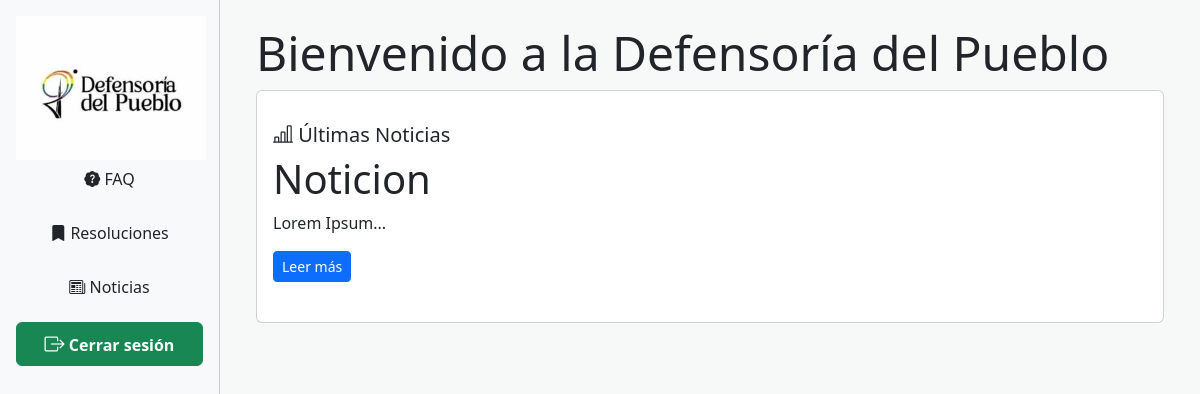
The page /principal/index.php on the database as committed earlier.
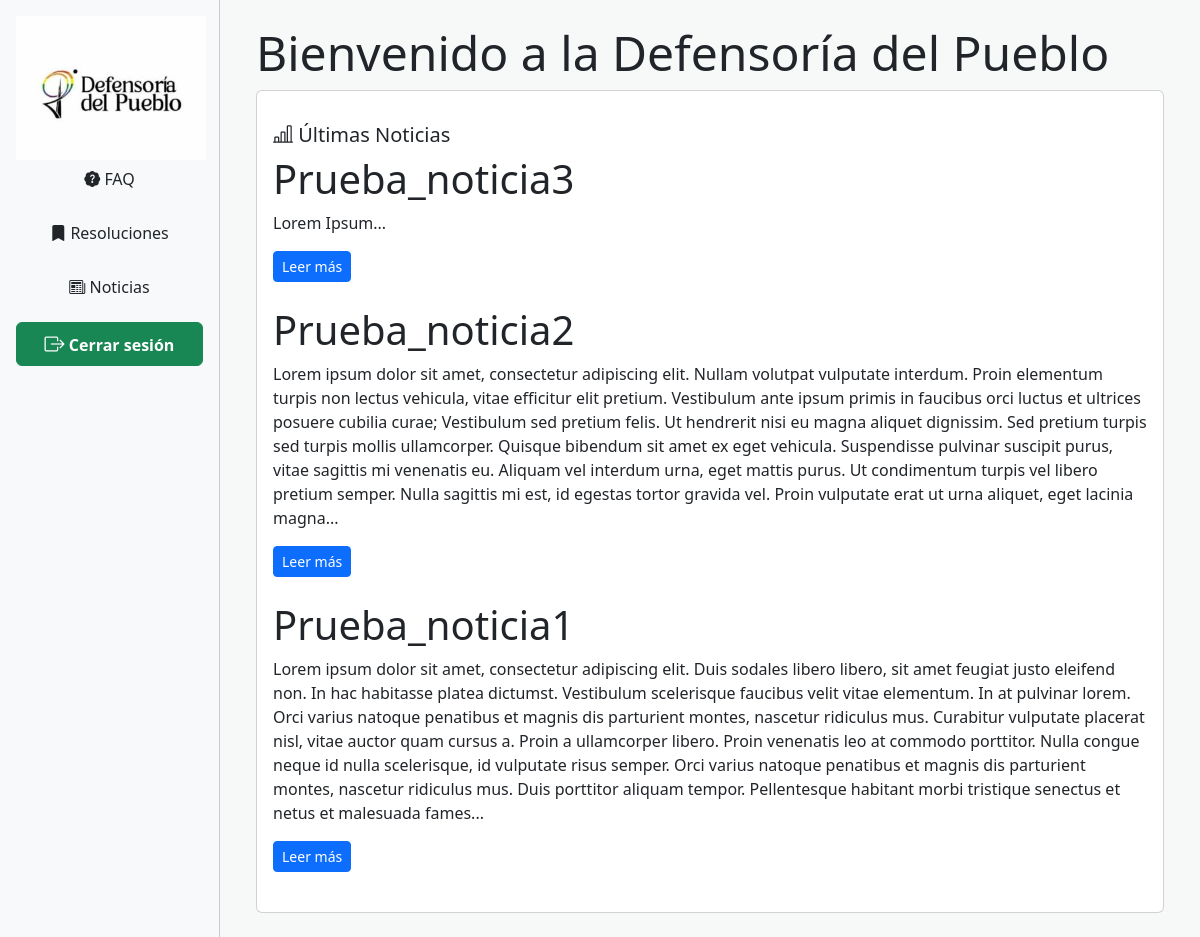
The same page on the database as committed later.
### tables this page shows
CREATE TABLE `noticias` (
  `noticia_id` int(10) UNSIGNED NOT NULL,
  `titulo` varchar(100) NOT NULL,
  `contenido` text NOT NULL,
  `fecha_creacion` datetime NOT NULL DEFAULT current_timestamp(),
  `fecha_publicacion` datetime NOT NULL,
  `fecha_finalizacion` datetime NOT NULL,
  `autor` varchar(50) NOT NULL,
  `foto` varchar(50) DEFAULT NULL COMMENT 'Guarda el nombre de la foto',
  `estado` tinyint(4) NOT NULL DEFAULT 1
);

### vistas/principal/principal.php (the view, shortened to what this page needs)
<?php
$sql_noticia = "SELECT noticia_id, titulo, contenido, fecha_publicacion FROM noticias ORDER BY fecha_creacion DESC LIMIT 3";
$resultado_not = mysqli_query($link, $sql_noticia);
?>
<div class="container">
    <div class="row">
        <h1 class="display-5">Bienvenido a la Defensoría del Pueblo</h1>
        <div class="col">
            <div class="col">
                <div class="card">
                    <div class="card-body mt-3">
                        <h5 class="card-title"><i class="bi bi-bar-chart-line"></i>&nbsp;Últimas Noticias</h5>
                        <?php
                        while ($noticia = mysqli_fetch_assoc($resultado_not)) {
                            $resumen = implode(' ', array_slice(explode(' ', strip_tags($noticia['contenido'])), 0, 100));
                            echo
                            '<div class="mb-4">
                                    <h6 class="display-6">' . htmlspecialchars($noticia['titulo']) . '</h6>
                                    <p>' . $resumen . '...</p>
                                    <a href="?vista=noticia&id=' . $noticia['noticia_id'] . '" class="btn btn-sm btn-primary">Leer más</a>
                            </div>';
                        }
                        ?>
                    </div>
                </div>
            </div>
        </div>
    </div>
</div>

Rows that differ between the two databases and show on the page:
no longer on this page (row edited): noticias: titulo "Noticion", contenido "Lorem Ipsum"
added noticias: titulo "Prueba_noticia3", contenido "Lorem Ipsum"
added noticias: titulo "Prueba_noticia2", contenido "Lorem ipsum dolor sit amet, consectetur adipiscing elit. Nullam volutpat vulputate interdum. Proin elementum turpis non lectus vehicula, vitae efficitur elit pretium. Vestibulum ante ipsum primis in faucibus orci luctus et ultrices posuere cubilia curae; Vestibulum sed pretium felis. Ut hendrerit nisi eu magna aliquet dignissim. Sed pretium turpis sed turpis mollis ullamcorper. Quisque bibendum sit amet ex eget vehicula. Suspendisse pulvinar suscipit purus, vitae sagittis mi venenatis eu. Aliquam vel interdum urna, eget mattis purus. Ut condimentum turpis vel libero pretium semper. Nulla sagittis mi est, id egestas tortor gravida vel. Proin vulputate erat ut urna aliquet, eget lacinia magna"
added noticias: titulo "Prueba_noticia1", contenido "Lorem ipsum dolor sit amet, consectetur adipiscing elit. Duis sodales libero libero, sit amet feugiat justo eleifend non. In hac habitasse platea dictumst. Vestibulum scelerisque faucibus velit vitae elementum. In at pulvinar lorem. Orci varius natoque penatibus et magnis dis parturient montes, nascetur ridiculus mus. Curabitur vulputate placerat nisl, vitae auctor quam cursus a. Proin a ullamcorper libero. Proin venenatis leo at commodo porttitor. Nulla congue neque id nulla scelerisque, id vulputate risus semper. Orci varius natoque penatibus et magnis dis parturient montes, nascetur ridiculus mus. Duis porttitor aliquam tempor. Pellentesque habitant morbi tristique senectus et netus et…"
